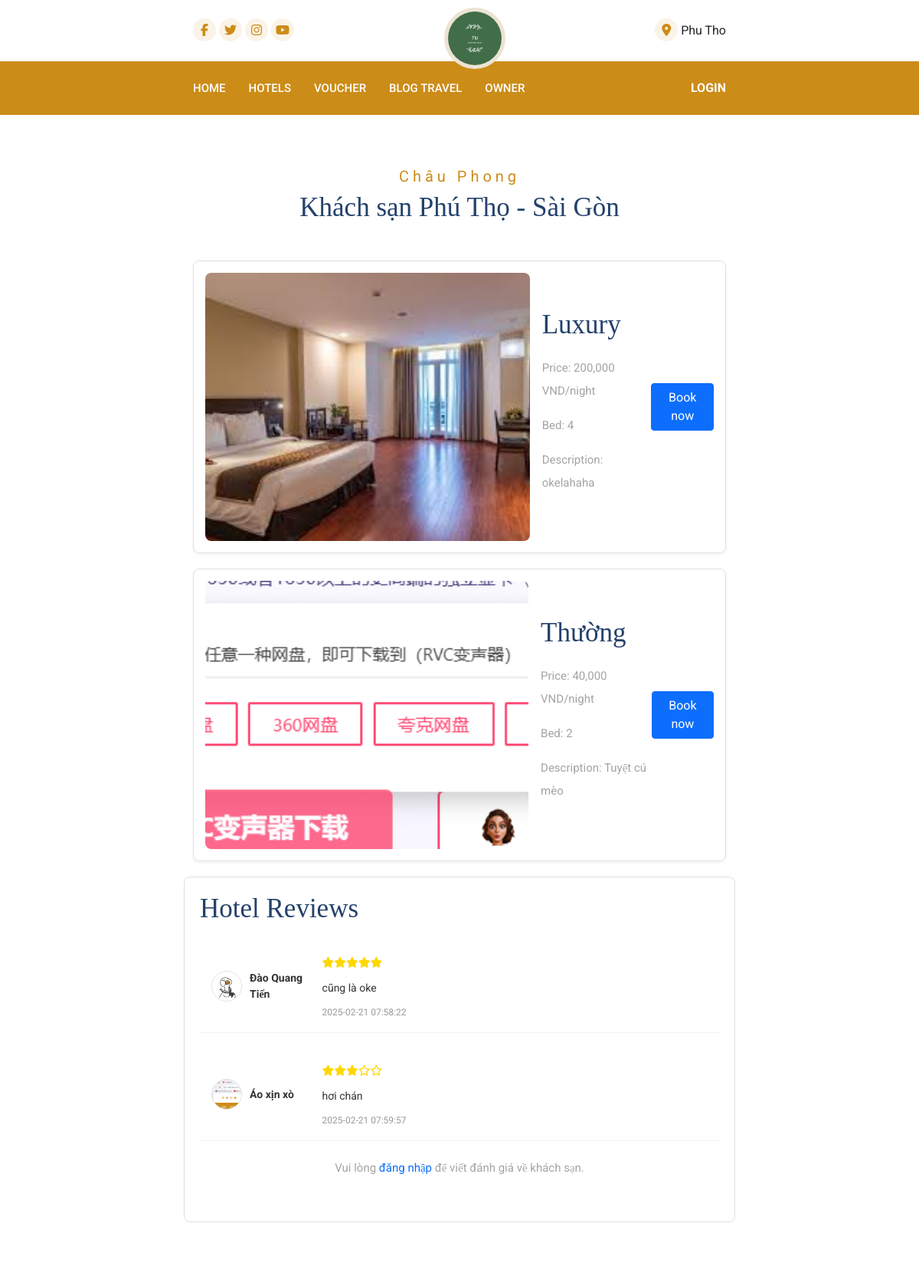
Before: /rooms.php?hotel_id=13 (upper part) with the older database file.
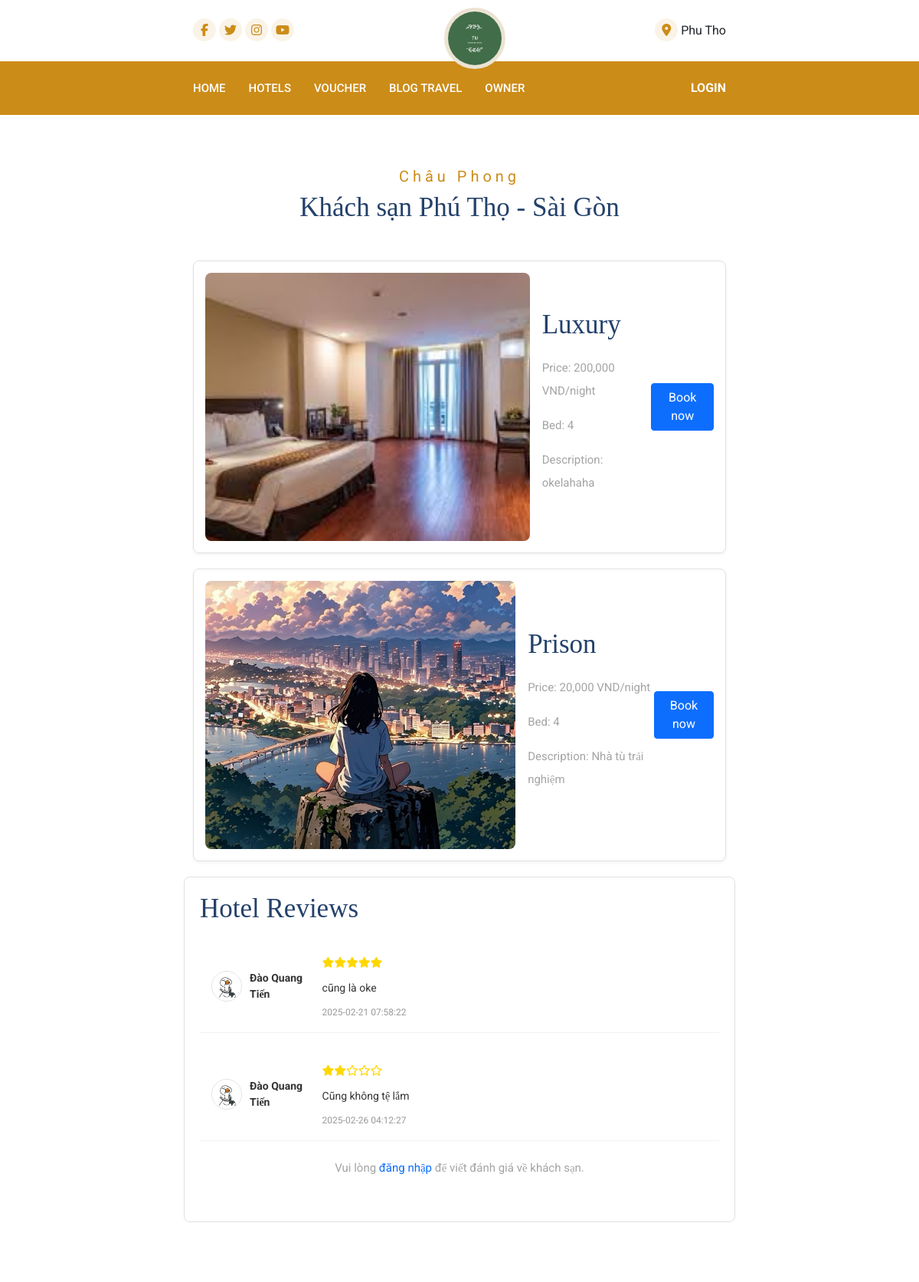
After: the same page with the newer database file.
### tables this page shows
CREATE TABLE `hotels` (
  `id` int(11) NOT NULL,
  `owner_id` int(11) DEFAULT NULL,
  `name` varchar(255) DEFAULT NULL,
  `address` varchar(255) DEFAULT NULL,
  `photo` varchar(255) NOT NULL,
  `stars` int(11) DEFAULT NULL,
  `coordinates` longtext DEFAULT NULL,
  `description` text DEFAULT NULL,
  `starting_price` decimal(10,2) DEFAULT NULL,
  `location_id` int(11) DEFAULT NULL,
  `hotel_type_id` int(11) DEFAULT NULL,
  `status` tinyint(4) NOT NULL DEFAULT 0
);

CREATE TABLE `room_types` (
  `id` int(11) NOT NULL,
  `hotel_id` int(11) DEFAULT NULL,
  `name` varchar(255) DEFAULT NULL,
  `photo_url` varchar(255) DEFAULT NULL,
  `description` text DEFAULT NULL,
  `price` decimal(10,2) NOT NULL,
  `bed_count` int(11) NOT NULL DEFAULT 1
);

CREATE TABLE `reviews` (
  `id` int(11) NOT NULL,
  `hotel_id` int(11) DEFAULT NULL,
  `user_id` int(11) DEFAULT NULL,
  `stars` int(11) DEFAULT NULL,
  `review_text` text DEFAULT NULL,
  `created_at` timestamp NOT NULL DEFAULT current_timestamp()
);

CREATE TABLE `users` (
  `id` int(11) NOT NULL,
  `name` varchar(255) DEFAULT NULL,
  `password` varchar(255) DEFAULT NULL,
  `profile_picture` varchar(255) NOT NULL,
  `email` varchar(255) DEFAULT NULL,
  `phone_number` varchar(20) DEFAULT NULL,
  `status` tinyint(255) NOT NULL DEFAULT 1
);

### config/database.php (called while the page is built, shortened)
<?php
class Database {
    public $conn;
    public function __construct() {
        $this->conn = new mysqli(self::DB_SERVER, self::DB_USERNAME, self::DB_PASSWORD, self::DB_NAME);
        $this->conn->set_charset("utf8mb4");
        $this->conn->query("UPDATE vouchers
SET status = CASE
    WHEN start_date <= CURDATE() AND end_date >= CURDATE() THEN 1
    ELSE 0
END;");
    }
    public function getById($table, $id) {
        $sql = "SELECT * FROM $table WHERE id = $id";
        $result = $this->conn->query($sql);
        return $result->fetch_assoc();
    }
public function select($table, $condition = "", $limit = "") {
    $sql = "SELECT * FROM $table";
    if (!empty($condition)) {
        $sql .= " WHERE $condition";
    }
    $result = $this->conn->query($sql);
    return $result->fetch_all(MYSQLI_ASSOC);
}
}

### rooms.php (the view, shortened to what this page needs)
<?php
include('config/database.php');
include('layouts/header.php');
include('layouts/navbar.php');
function displayStars($rating) {
    $stars = '';
    for ($i = 1; $i <= 5; $i++) {
        $stars .= ($i <= $rating) ? '<i class="fas fa-star"></i>' : '<i class="far fa-star"></i>';
    }
    return $stars;
}
$db = new Database();
$rooms = $db->select("room_types");
$hotel_id = isset($_GET['hotel_id']) ? intval($_GET['hotel_id']) : 0;
$reviews = $db->select("reviews", "hotel_id = $hotel_id");
$hotel = !empty($db->select("hotels", "id = $hotel_id")) ? $db->select("hotels", "id = $hotel_id")[0] : null;
?>
<div class="heading mt-5 mb-5 text-center">
    <h5><?php echo htmlspecialchars($hotel['address']); ?></h5>
    <h3><?php echo htmlspecialchars($hotel['name']); ?></h3>
</div>
<div class="container">
    <?php foreach ($rooms as $room) : ?>
        <div class="box_room">
            <div class="row">
                <div class="room-container d-flex align-items-center">
                    <div class="img-room">
                        <img src="assets/upload/imgTypeRooms/<?php echo htmlspecialchars($room['photo_url']); ?>" alt="">
                    </div>
                    <div class="inforRoom ms-3">
                        <h3><?php echo htmlspecialchars($room['name']); ?></h3>
                        <p>Price: <?php echo number_format($room['price']); ?> VND/night</p>
                        <p>Bed: <?php echo htmlspecialchars($room['bed_count']); ?></p>
                        <p>Description: <?php echo htmlspecialchars($room['description']); ?></p>
                    </div>
                    <div class="option ms-auto">
                        <a href="roomDetail.php?id=<?php echo htmlspecialchars($room['id']); ?>" class="btn btn-primary">Book now</a>
                    </div>
                </div>
            </div>
        </div>
    <?php endforeach; ?>
</div>
<div class="reviews-section">
    <h3>Hotel Reviews</h3>
    <div class="reviews-list">
        <?php foreach ($reviews as $review) : ?>
            <?php
            $user = $db->getById('users', $review['user_id']);
            $user_name = $user ? $user['name'] : 'Khách';
            $profile_picture = $user ? $user['profile_picture'] : 'default.jpg';
            ?>
            <div class="review-item">
                <div class="user-info">
                    <img class="avt" src="assets/upload/avatars/<?php echo htmlspecialchars($profile_picture); ?>" alt="Avatar">
                    <strong><?php echo htmlspecialchars($user_name); ?></strong>
                </div>
                <div class="review-content">
                    <p class="stars"><?php echo displayStars($review['stars']); ?></p>
                    <p><?php echo htmlspecialchars($review['review_text']); ?></p>
                    <small><?php echo htmlspecialchars($review['created_at']); ?></small>
                </div>
            </div>
        <?php endforeach; ?>
    </div>
    <?php if (isset($_SESSION['id'])) : ?>
        <div class="comment-form">
            <h4>Viết đánh giá</h4>
            <?php
            if (isset($_GET['success'])) {
                if ($_GET['success'] === 'review_added') {
                    echo '<p class="text-success">Đánh giá đã được thêm thành công!</p>';
                } elseif ($_GET['success'] === 'review_deleted') {
                    echo '<p class="text-success">Đánh giá đã được xóa thành công!</p>';
                }
            }
            if (isset($_GET['error'])) {
                switch ($_GET['error']) {
                    case 'invalid_input':
                        echo '<p class="text-danger">Dữ liệu không hợp lệ, vui lòng kiểm tra lại!</p>';
                        break;
                    case 'hotel_not_found':
                        echo '<p class="text-danger">Không tìm thấy khách sạn!</p>';
                        break;
                    case 'database_error':
                        echo '<p class="text-danger">Có lỗi xảy ra, vui lòng thử lại!</p>';
                        break;
                    case 'delete_failed':
                        echo '<p class="text-danger">Không thể xóa đánh giá này!</p>';
                        break;
                }
            }
            ?>
            <form action="action/optionRoomHandle.php?option=addReviews" method="POST">
                <div class="mb-3">
                    <label>Đánh giá (1-5 sao):</label>
                    <select name="stars" class="form-control" required>
                        <option value="1">1 sao</option>
                        <option value="2">2 sao</option>
                        <option value="3">3 sao</option>
                        <option value="4">4 sao</option>
                        <option value="5">5 sao</option>
                    </select>
                </div>
                <div class="mb-3">
                    <label>Nội dung:</label>
                    <textarea name="review_text" class="form-control" rows="4" required placeholder="Nhập đánh giá của bạn..."></textarea>
                </div>
                <input type="hidden" name="hotel_id" value="<?php echo htmlspecialchars($hotel['id']); ?>">
                <input type="hidden" name="user_id" value="<?php echo htmlspecialchars($_SESSION['id']); ?>">
                <button type="submit" class="btn btn-primary">Gửi đánh giá</button>
            </form>
        </div>
    <?php else : ?>
        <div class="login-prompt">
            <p>Vui lòng <a href="login.php">đăng nhập</a> để viết đánh giá về khách sạn.</p>
        </div>
    <?php endif; ?>
</div>
<?php
include('layouts/footer.php');
?>

### layouts/header.php (shortened to what this page needs)
<!DOCTYPE html>
<html lang="en" dir="ltr">
<head>
  <link href="vendor/bootstrap-5.0.2-dist/css/bootstrap.min.css" rel="stylesheet">
  <link rel="stylesheet" href="https://pro.fontawesome.com/releases/v5.10.0/css/all.css" />
  <link rel="stylesheet" href="https://cdnjs.cloudflare.com/ajax/libs/OwlCarousel2/2.3.4/assets/owl.carousel.css" />
  <link rel="stylesheet" href="https://cdnjs.cloudflare.com/ajax/libs/OwlCarousel2/2.3.4/assets/owl.theme.default.min.css" />
  <link rel="stylesheet" href="assets/css/style.css">
</head>
<body>

### layouts/navbar.php (shortened to what this page needs)
<section class="head">
    <div class="container flex1">
        <div class="scoial">
            <i class="fab fa-facebook-f"></i>
            <i class="fab fa-twitter"></i>
            <i class="fab fa-instagram"></i>
            <i class="fab fa-youtube"></i>
        </div>
        <div class="logo">
            <a href="index.php"><img src="assets/img/logo.png"></a>
        </div>
        <div class="address">
        <i class="fas fa-map-marker-alt"></i>
        <span>Phu Tho</span>
      </div>
    </div>
</section>
<header class="header">
    <div class="container">
        <nav class="navbar flex1">
            <ul class="nav-menu" style="margin-bottom: 0;">
                <li> <a href="index.php">Home</a> </li>
                <li> <a href="hotels.php">Hotels</a> </li>
                <li> <a href="voucher.php">Voucher</a> </li>
                <li> <a href="blog.php">Blog Travel</a> </li>
                <li> <a href="owner/index.php">Owner</a> </li>
            </ul>
            <div class="inforUser sticky_infor">
                <?php
                if (isset($_SESSION['name'])) {
                    $db = new Database();
                    $user = $db->select('users', 'id = "' . $_SESSION['id'] . '"', 1)[0];
                    echo '<span id="userName" class=" btn user_name">   <img src="assets/upload/avatars/' . $user['profile_picture'].'" alt="">' . $_SESSION['name'] . ' <i id="arrowI" class="fa-solid fa-caret-down"></i></span>
                    <div class="hoverUserInfor">
                        <ul>
                            <li><a href="profile.php">Profile</a></li>
                            <li><a href="booking.php">Booking</a></li>
                            <li><a href="action/logout.php">Logout</a></li>
                        </ul>
                    </div>';
                } else {
                    echo '<a class="user_name" style="color:white; font-weight:bold;" href="login.php">LOGIN</a>';
                }
                ?>
            </div>
        </nav>
    </div>
</header>

### layouts/footer.php (shortened to what this page needs)
<link rel="stylesheet" href="https://cdnjs.cloudflare.com/ajax/libs/font-awesome/6.7.2/css/all.min.css" />
</body>
</html>

### assets/css/style.css (style rules this page uses)
* { padding: 0; margin: 0; box-sizing: border-box; }
html, body { font-family: "Roboto", serif; font-optical-sizing: auto; font-style: normal; font-variation-settings:"wdth" 100; scroll-behavior: smooth; }
.container { max-width: 90%; margin: auto; }
li { list-style: none; }
a { text-decoration: none; transition: 0.5s; }
.fa-star,.fa-star-half-alt { color: #FFD700 !important; }
.flex1 { display: flex; justify-content: space-between; transition: 0.5s; }
.head { height: 10vh; line-height: 10vh; }
.head i { width: 30px; height: 30px; border-radius: 50%; line-height: 30px; background: #FAF3E7; text-align: center; color: #CC8C18; }
.head img { margin-top: 10px; }
header { background: #CC8C18; padding: 15px 0 15px 0; color: white; }
.navbar { display: flex; align-items: center; }
.nav-menu { display: flex; justify-content: space-between; align-items: center; }
header ul { padding: 0 20px 0 0; }
header li { margin-right: 30px; }
.inforUser { cursor: pointer; user-select: none; }
header ul li a { font-size: 15px; color: white; text-transform: uppercase; font-weight: 500; transition: 0.5s; }
.logo img { width: 80px; height: 80px; line-height: 80px; text-align: center; background: white; color: #CC8C18; border-radius: 50%; border: 5px solid #ECE3D2; font-size: 30px; }
header .sticky_logo, .sticky_infor { display: none; }
header .sticky_infor { display: block; }
.inforUser { padding-left: 20px; transition: 0.5s; }
.heading { text-align: center; }
.heading h5 { font-weight: 400; letter-spacing: 5px; color: #CC8C18; padding-top: 20px; }
h3 { font-size: 35px; font-family: serif; color: #24416B; margin-bottom: 20px; }
p { line-height: 30px; color: #a4a4a4; margin-bottom: 20px; font-size: 15px; }

### rooms.php (style rules this page uses)
p { margin-bottom: 15px; line-height: 2; }
.box_room { border: 1px solid #e0e0e0; border-radius: 8px; padding: 15px; margin-bottom: 20px; box-shadow: 0 2px 4px rgba(0, 0, 0, 0.05); }
.img-room { border-radius: 8px; width: 500px; height: 350px; overflow: hidden; }
.img-room img { width: 100%; height: 100%; object-fit: cover; }
.container { width: 60%; margin: auto; }
.reviews-section { width: 60%; margin: 20px auto; padding: 20px; border: 1px solid #e0e0e0; border-radius: 8px; background-color: #fff; }
.reviews-list { display: flex; flex-direction: column; gap: 20px; }
.review-item { display: flex; align-items: center; padding: 15px; border-bottom: 1px solid #f0f0f0; }
.user-info { display: flex; align-items: center; width: 20%; }
.avt { width: 40px; height: 40px; border-radius: 50%; object-fit: cover; margin-right: 10px; border: 1px solid #e0e0e0; }
.user-info strong { font-size: 14px; color: #333; }
.review-content { flex: 1; padding: 0 15px; }
.review-content .stars { margin: 0; font-size: 14px; }
.review-content p { margin: 5px 0; color: #333; font-size: 14px; }
.review-content small { color: #999; font-size: 12px; }
.fa-star { color: #ee4d2d; font-size: 14px; }
.login-prompt { text-align: center; padding: 20px; font-size: 14px; }

Changed rows visible on the page:
removed room_types: photo_url (picture), name "Thường", price "40,000", bed_count "2", description "Tuyệt cú mèo"
removed reviews: user.profile_picture (picture), user.name "Áo xịn xò", stars 3 (drawn), review_text "hơi chán", created_at "2025-02-21 07:59:57"
added room_types: photo_url (picture), name "Prison", price "20,000", bed_count "4", description "Nhà tù trải nghiệm"
added reviews: user.profile_picture (picture), user.name "Đào Quang Tiến", stars 2 (drawn), review_text "Cũng không tệ lắm", created_at "2025-02-26 04:12:27"
